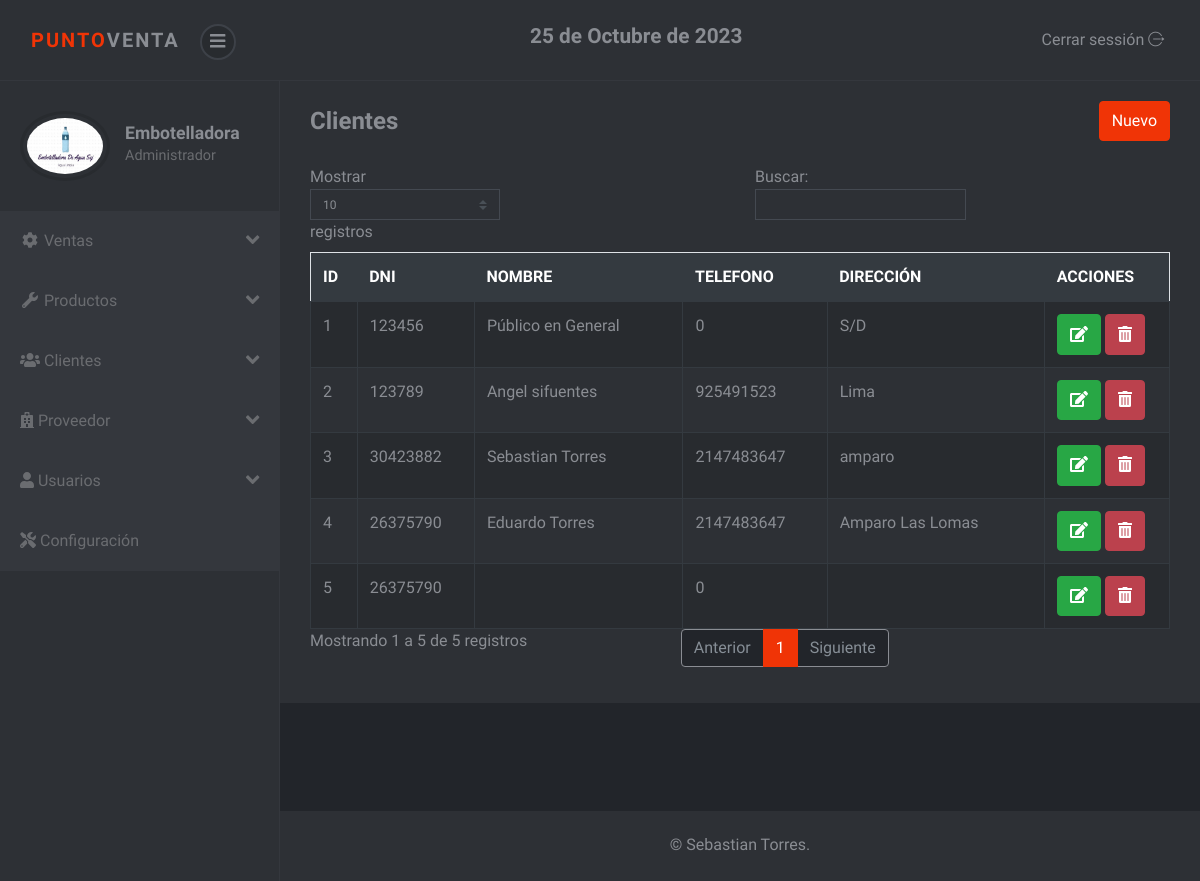
/sistema/lista_cliente.php (signed in), run on the app's committed database.
### tables this page shows
CREATE TABLE `cliente` (
  `idcliente` int(11) NOT NULL,
  `dni` int(8) NOT NULL,
  `nombre` varchar(100) NOT NULL,
  `telefono` int(15) NOT NULL,
  `direccion` varchar(200) NOT NULL,
  `usuario_id` int(11) NOT NULL
);

### sistema/lista_cliente.php (the view)
<?php include_once "includes/header.php"; ?>
<div class="container-fluid">
	<div class="d-sm-flex align-items-center justify-content-between mb-4">
		<h1 class="h3 mb-0 text-gray-800">Clientes</h1>
		<a href="registro_cliente.php" class="btn btn-primary">Nuevo</a>
	</div>
	<div class="row">
		<div class="col-lg-12">
			<div class="table-responsive">
				<table class="table table-striped table-bordered" id="table">
					<thead class="thead-dark">
						<tr>
							<th>ID</th>
							<th>DNI</th>
							<th>NOMBRE</th>
							<th>TELEFONO</th>
							<th>DIRECCIÓN</th>
							<?php if ($_SESSION['rol'] == 1) { ?>
							<th>ACCIONES</th>
							<?php } ?>
						</tr>
					</thead>
					<tbody>
						<?php
						include "../conexion.php";
						$query = mysqli_query($conexion, "SELECT * FROM cliente");
						$result = mysqli_num_rows($query);
						if ($result > 0) {
							while ($data = mysqli_fetch_assoc($query)) { ?>
								<tr>
									<td><?php echo $data['idcliente']; ?></td>
									<td><?php echo $data['dni']; ?></td>
									<td><?php echo $data['nombre']; ?></td>
									<td><?php echo $data['telefono']; ?></td>
									<td><?php echo $data['direccion']; ?></td>
									<?php if ($_SESSION['rol'] == 1) { ?>
									<td>
										<a href="editar_cliente.php?id=<?php echo $data['idcliente']; ?>" class="btn btn-success"><i class='fas fa-edit'></i></a>
										<form action="eliminar_cliente.php?id=<?php echo $data['idcliente']; ?>" method="post" class="confirmar d-inline">
											<button class="btn btn-danger" type="submit"><i class='fas fa-trash-alt'></i> </button>
										</form>
									</td>
									<?php } ?>
								</tr>
						<?php }
						} ?>
					</tbody>
				</table>
			</div>
		</div>
	</div>
</div>
<?php include_once "includes/footer.php"; ?>

### sistema/includes/header.php (shortened to what this page needs)
<?php
include "includes/functions.php";
?>
<!DOCTYPE html>
<html>
<head>
	<link rel="stylesheet" href="vendor/bootstrap/css/bootstrap.min.css">
	<link rel="stylesheet" href="css/font.css">
	<link rel="stylesheet" href="css/style.violet.css" id="theme-stylesheet">
	<link rel="stylesheet" href="css/custom.css">
</head>
<body>
	<header class="header">
		<nav class="navbar navbar-expand-lg">
			<div class="container-fluid d-flex align-items-center justify-content-between">
				<div class="navbar-header">
					<a href="index.php" class="navbar-brand">
						<div class="brand-text brand-big visible text-uppercase"><strong class="text-primary">Punto</strong><strong>Venta</strong></div>
					</a>
					<button class="sidebar-toggle"><i class="fas fa-bars"></i></button>
				</div>
				<h4><?php echo fechaPeru(); ?></h4>
				<div class="right-menu list-inline no-margin-bottom">
					<div class="list-inline-item logout"> <a id="logout" href="salir.php" class="nav-link"> <span class="d-none d-sm-inline">Cerrar sessión </span><i class="icon-logout"></i></a></div>
				</div>
			</div>
		</nav>
	</header>
	<div class="d-flex align-items-stretch">
		<nav id="sidebar">
			<div class="sidebar-header d-flex align-items-center">
				<div class="avatar"><img src="img/logo.jpg" alt="..." class="img-fluid rounded-circle"></div>
				<div class="title">
					<h1 class="h5"><?php echo $_SESSION['nombre']; ?></h1>
					<p><?php if ($_SESSION['rol'] == 1) {
							echo "Administrador";
						} else {
							echo "Vendedor";
						} ?></p>
				</div>
			</div>
			<ul class="navbar-nav bg-gradient-primary sidebar sidebar-dark accordion" id="accordionSidebar">
				<li class="nav-item">
					<a class="nav-link collapsed" href="#" data-toggle="collapse" data-target="#collapseTwo" aria-expanded="true" aria-controls="collapseTwo">
						<i class="fas fa-fw fa-cog"></i>
						<span>Ventas</span>
						<i class="fas fa-angle-down fa-lg float-right"></i>
					</a>
				</li>
				<li class="nav-item">
					<a class="nav-link collapsed" href="#" data-toggle="collapse" data-target="#collapseUtilities" aria-expanded="true" aria-controls="collapseUtilities">
						<i class="fas fa-fw fa-wrench"></i>
						<span>Productos</span>
						<i class="fas fa-angle-down fa-lg float-right"></i>
					</a>
				</li>
				<li class="nav-item">
					<a class="nav-link collapsed" href="#" data-toggle="collapse" data-target="#collapseClientes" aria-expanded="true" aria-controls="collapseUtilities">
						<i class="fas fa-users"></i>
						<span>Clientes</span>
						<i class="fas fa-angle-down fa-lg float-right"></i>
					</a>
				</li>
				<li class="nav-item">
					<a class="nav-link collapsed" href="#" data-toggle="collapse" data-target="#collapseProveedor" aria-expanded="true" aria-controls="collapseUtilities">
						<i class="fas fa-hospital"></i>
						<span>Proveedor</span>
						<i class="fas fa-angle-down fa-lg float-right"></i>
					</a>
				</li>
				<?php if ($_SESSION['rol'] == 1) { ?>
					<li class="nav-item">
						<a class="nav-link" href="#" data-toggle="collapse" data-target="#collapseUsuarios" aria-expanded="true">
							<i class="fas fa-user"></i>
							<span>Usuarios</span>
							<i class="fas fa-angle-down fa-lg float-right"></i>
						</a>
					</li>
				<?php } ?>
				<li class="nav-item">
					<a class="nav-link" href="configuracion.php" aria-expanded="true">
						<i class="fas fa-tools"></i>
						<span>Configuración</span>
					</a>
				</li>
			</ul>
		</nav>
		<div class="page-content">
			<div class="page-header">

### sistema/includes/footer.php (shortened to what this page needs)
</div>
<footer class="footer">
  <div class="footer__block block no-margin-bottom">
    <div class="container-fluid text-center">
      <p class="no-margin-bottom"> &copy; Sebastian Torres.</p>
    </div>
  </div>
</footer>
</div>
</div>
</body>
</html>

### data on the page
cliente: idcliente "1", dni "123456", nombre "Público en General", telefono "0", direccion "S/D"
cliente: idcliente "2", dni "123789", nombre "Angel sifuentes", telefono "925491523", direccion "Lima"
cliente: idcliente "3", dni "30423882", nombre "Sebastian Torres", telefono "2147483647", direccion "amparo"
cliente: idcliente "4", dni "26375790", nombre "Eduardo Torres", telefono "2147483647", direccion "Amparo Las Lomas"
cliente: idcliente "5", dni "26375790", telefono "0"

### other printed values
fechaPeru() "25 de Octubre de 2023"
$_SESSION['nombre'] "Embotelladora"
